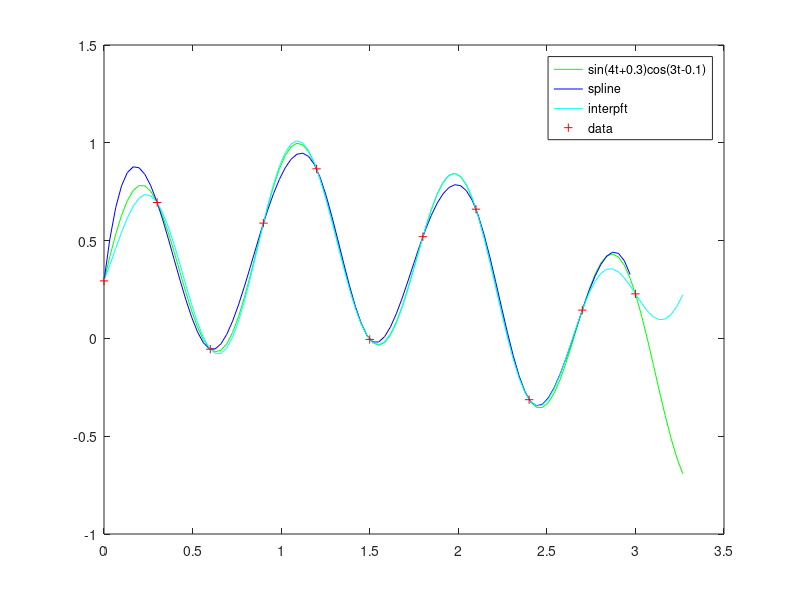

Write the MATLAB code that produced this figure.
1;

t = 0 : 0.3 : pi; dt = t(2)-t(1);
n = length (t); k = 100;
ti = t(1) + [0 : k-1]*dt*n/k;
y = sin (4*t + 0.3) .* cos (3*t - 0.1);
yp = sin (4*ti + 0.3) .* cos (3*ti - 0.1);
plot (ti, yp, "g", ti, interp1 (t, y, ti, "spline"), "b", ...
      ti, interpft (y, k), "c", t, y, "r+");
legend ("sin(4t+0.3)cos(3t-0.1)", "spline", "interpft", "data");
print -deps foo.eps
